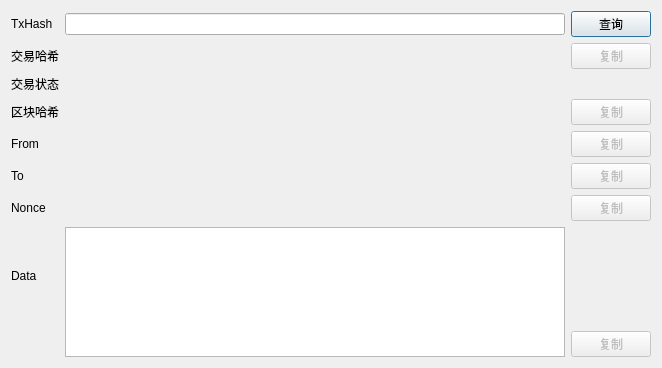
<?xml version="1.0" encoding="UTF-8"?>
<ui version="4.0">
 <class>tradeinfo</class>
 <widget class="QDialog" name="tradeinfo">
  <property name="geometry">
   <rect>
    <x>0</x>
    <y>0</y>
    <width>662</width>
    <height>368</height>
   </rect>
  </property>
  <property name="windowTitle">
   <string>交易查询</string>
  </property>
  <property name="windowIcon">
   <iconset>
    <normaloff>:/ico/tools.ico</normaloff>:/ico/tools.ico</iconset>
  </property>
  <layout class="QGridLayout" name="gridLayout_2">
   <item row="0" column="0">
    <layout class="QGridLayout" name="gridLayout">
     <item row="0" column="0">
      <widget class="QLabel" name="label_2">
       <property name="text">
        <string>TxHash</string>
       </property>
      </widget>
     </item>
     <item row="0" column="1">
      <widget class="QLineEdit" name="lineEdit_txHash">
       <property name="minimumSize">
        <size>
         <width>497</width>
         <height>0</height>
        </size>
       </property>
       <property name="text">
        <string/>
       </property>
      </widget>
     </item>
     <item row="0" column="2">
      <widget class="QPushButton" name="pushButtonSearch">
       <property name="mouseTracking">
        <bool>false</bool>
       </property>
       <property name="contextMenuPolicy">
        <enum>Qt::DefaultContextMenu</enum>
       </property>
       <property name="acceptDrops">
        <bool>false</bool>
       </property>
       <property name="layoutDirection">
        <enum>Qt::LeftToRight</enum>
       </property>
       <property name="autoFillBackground">
        <bool>false</bool>
       </property>
       <property name="inputMethodHints">
        <set>Qt::ImhNone</set>
       </property>
       <property name="text">
        <string>查询</string>
       </property>
      </widget>
     </item>
     <item row="1" column="0">
      <widget class="QLabel" name="label_5">
       <property name="enabled">
        <bool>true</bool>
       </property>
       <property name="text">
        <string>交易哈希</string>
       </property>
       <property name="textFormat">
        <enum>Qt::RichText</enum>
       </property>
       <property name="tabletTracking" stdset="0">
        <bool>false</bool>
       </property>
      </widget>
     </item>
     <item row="1" column="1">
      <widget class="QLabel" name="label_txHash">
       <property name="cursor">
        <cursorShape>IBeamCursor</cursorShape>
       </property>
       <property name="autoFillBackground">
        <bool>true</bool>
       </property>
       <property name="text">
        <string/>
       </property>
      </widget>
     </item>
     <item row="1" column="2">
      <widget class="QPushButton" name="pushButtonSearch_txhash">
       <property name="enabled">
        <bool>false</bool>
       </property>
       <property name="mouseTracking">
        <bool>false</bool>
       </property>
       <property name="focusPolicy">
        <enum>Qt::NoFocus</enum>
       </property>
       <property name="contextMenuPolicy">
        <enum>Qt::DefaultContextMenu</enum>
       </property>
       <property name="acceptDrops">
        <bool>false</bool>
       </property>
       <property name="layoutDirection">
        <enum>Qt::LeftToRight</enum>
       </property>
       <property name="autoFillBackground">
        <bool>false</bool>
       </property>
       <property name="inputMethodHints">
        <set>Qt::ImhNone</set>
       </property>
       <property name="text">
        <string>复制</string>
       </property>
      </widget>
     </item>
     <item row="2" column="0">
      <widget class="QLabel" name="label_6">
       <property name="autoFillBackground">
        <bool>false</bool>
       </property>
       <property name="text">
        <string>交易状态</string>
       </property>
       <property name="textFormat">
        <enum>Qt::RichText</enum>
       </property>
       <property name="scaledContents">
        <bool>false</bool>
       </property>
       <property name="wordWrap">
        <bool>false</bool>
       </property>
       <property name="textInteractionFlags">
        <set>Qt::LinksAccessibleByMouse</set>
       </property>
      </widget>
     </item>
     <item row="2" column="1">
      <widget class="QLabel" name="label_status">
       <property name="minimumSize">
        <size>
         <width>45</width>
         <height>0</height>
        </size>
       </property>
       <property name="maximumSize">
        <size>
         <width>45</width>
         <height>19</height>
        </size>
       </property>
       <property name="autoFillBackground">
        <bool>true</bool>
       </property>
       <property name="text">
        <string/>
       </property>
      </widget>
     </item>
     <item row="3" column="0">
      <widget class="QLabel" name="label_7">
       <property name="text">
        <string>区块哈希</string>
       </property>
      </widget>
     </item>
     <item row="3" column="1">
      <widget class="QLabel" name="label_blockTxHash">
       <property name="cursor">
        <cursorShape>IBeamCursor</cursorShape>
       </property>
       <property name="autoFillBackground">
        <bool>true</bool>
       </property>
       <property name="text">
        <string/>
       </property>
      </widget>
     </item>
     <item row="3" column="2">
      <widget class="QPushButton" name="pushButtonSearch_blockTxHash">
       <property name="enabled">
        <bool>false</bool>
       </property>
       <property name="mouseTracking">
        <bool>false</bool>
       </property>
       <property name="contextMenuPolicy">
        <enum>Qt::DefaultContextMenu</enum>
       </property>
       <property name="acceptDrops">
        <bool>false</bool>
       </property>
       <property name="layoutDirection">
        <enum>Qt::LeftToRight</enum>
       </property>
       <property name="autoFillBackground">
        <bool>false</bool>
       </property>
       <property name="inputMethodHints">
        <set>Qt::ImhNone</set>
       </property>
       <property name="text">
        <string>复制</string>
       </property>
      </widget>
     </item>
     <item row="4" column="0">
      <widget class="QLabel" name="label_8">
       <property name="text">
        <string>From</string>
       </property>
      </widget>
     </item>
     <item row="4" column="1">
      <widget class="QLabel" name="label_from">
       <property name="cursor">
        <cursorShape>IBeamCursor</cursorShape>
       </property>
       <property name="autoFillBackground">
        <bool>true</bool>
       </property>
       <property name="text">
        <string/>
       </property>
      </widget>
     </item>
     <item row="4" column="2">
      <widget class="QPushButton" name="pushButtonSearch_from">
       <property name="enabled">
        <bool>false</bool>
       </property>
       <property name="mouseTracking">
        <bool>false</bool>
       </property>
       <property name="contextMenuPolicy">
        <enum>Qt::DefaultContextMenu</enum>
       </property>
       <property name="acceptDrops">
        <bool>false</bool>
       </property>
       <property name="layoutDirection">
        <enum>Qt::LeftToRight</enum>
       </property>
       <property name="autoFillBackground">
        <bool>false</bool>
       </property>
       <property name="inputMethodHints">
        <set>Qt::ImhNone</set>
       </property>
       <property name="text">
        <string>复制</string>
       </property>
      </widget>
     </item>
     <item row="5" column="0">
      <widget class="QLabel" name="label_9">
       <property name="text">
        <string>To</string>
       </property>
      </widget>
     </item>
     <item row="5" column="1">
      <widget class="QLabel" name="label_to">
       <property name="cursor">
        <cursorShape>IBeamCursor</cursorShape>
       </property>
       <property name="autoFillBackground">
        <bool>true</bool>
       </property>
       <property name="text">
        <string/>
       </property>
      </widget>
     </item>
     <item row="5" column="2">
      <widget class="QPushButton" name="pushButtonSearch_to">
       <property name="enabled">
        <bool>false</bool>
       </property>
       <property name="mouseTracking">
        <bool>false</bool>
       </property>
       <property name="contextMenuPolicy">
        <enum>Qt::DefaultContextMenu</enum>
       </property>
       <property name="acceptDrops">
        <bool>false</bool>
       </property>
       <property name="layoutDirection">
        <enum>Qt::LeftToRight</enum>
       </property>
       <property name="autoFillBackground">
        <bool>false</bool>
       </property>
       <property name="inputMethodHints">
        <set>Qt::ImhNone</set>
       </property>
       <property name="text">
        <string>复制</string>
       </property>
      </widget>
     </item>
     <item row="6" column="0">
      <widget class="QLabel" name="label_10">
       <property name="text">
        <string>Nonce</string>
       </property>
      </widget>
     </item>
     <item row="6" column="1">
      <widget class="QLabel" name="label_nonce">
       <property name="minimumSize">
        <size>
         <width>100</width>
         <height>0</height>
        </size>
       </property>
       <property name="maximumSize">
        <size>
         <width>100</width>
         <height>16777215</height>
        </size>
       </property>
       <property name="cursor">
        <cursorShape>IBeamCursor</cursorShape>
       </property>
       <property name="autoFillBackground">
        <bool>true</bool>
       </property>
       <property name="text">
        <string/>
       </property>
      </widget>
     </item>
     <item row="6" column="2">
      <widget class="QPushButton" name="pushButtonSearch_nonce">
       <property name="enabled">
        <bool>false</bool>
       </property>
       <property name="mouseTracking">
        <bool>false</bool>
       </property>
       <property name="contextMenuPolicy">
        <enum>Qt::DefaultContextMenu</enum>
       </property>
       <property name="acceptDrops">
        <bool>false</bool>
       </property>
       <property name="layoutDirection">
        <enum>Qt::LeftToRight</enum>
       </property>
       <property name="autoFillBackground">
        <bool>false</bool>
       </property>
       <property name="inputMethodHints">
        <set>Qt::ImhNone</set>
       </property>
       <property name="text">
        <string>复制</string>
       </property>
      </widget>
     </item>
     <item row="7" column="0">
      <widget class="QLabel" name="label_11">
       <property name="text">
        <string>Data</string>
       </property>
      </widget>
     </item>
     <item row="7" column="1" rowspan="2">
      <widget class="QTextBrowser" name="textBrowser_data"/>
     </item>
     <item row="8" column="2">
      <widget class="QPushButton" name="pushButtonSearch_data">
       <property name="enabled">
        <bool>false</bool>
       </property>
       <property name="mouseTracking">
        <bool>false</bool>
       </property>
       <property name="contextMenuPolicy">
        <enum>Qt::DefaultContextMenu</enum>
       </property>
       <property name="acceptDrops">
        <bool>false</bool>
       </property>
       <property name="layoutDirection">
        <enum>Qt::LeftToRight</enum>
       </property>
       <property name="autoFillBackground">
        <bool>false</bool>
       </property>
       <property name="inputMethodHints">
        <set>Qt::ImhNone</set>
       </property>
       <property name="text">
        <string>复制</string>
       </property>
      </widget>
     </item>
    </layout>
   </item>
  </layout>
 </widget>
 <resources>
  <include location="../res/icons.qrc"/>
 </resources>
 <connections/>
</ui>
